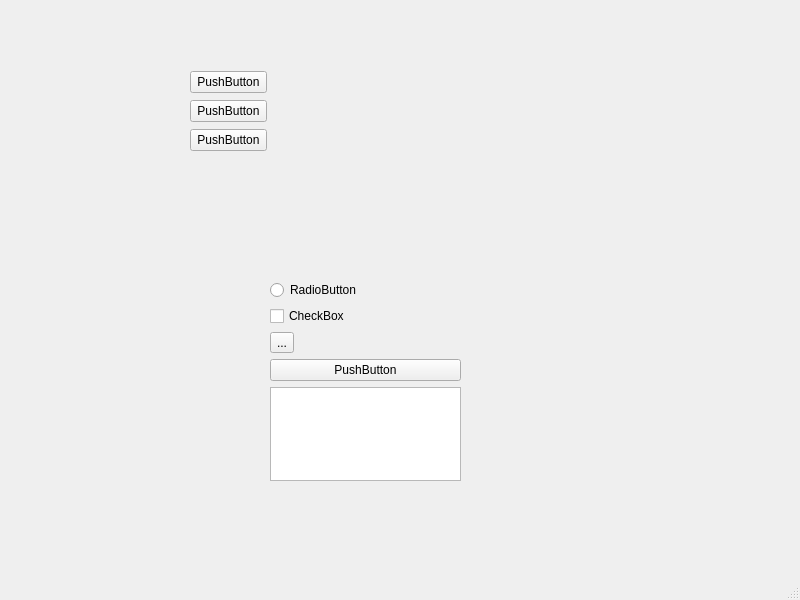
<?xml version="1.0" encoding="UTF-8"?>
<ui version="4.0">
 <class>MainWindow</class>
 <widget class="QMainWindow" name="MainWindow">
  <property name="geometry">
   <rect>
    <x>0</x>
    <y>0</y>
    <width>800</width>
    <height>600</height>
   </rect>
  </property>
  <property name="windowTitle">
   <string>MainWindow</string>
  </property>
  <widget class="QWidget" name="centralwidget">
   <widget class="QWidget" name="verticalLayoutWidget">
    <property name="geometry">
     <rect>
      <x>270</x>
      <y>280</y>
      <width>191</width>
      <height>201</height>
     </rect>
    </property>
    <layout class="QVBoxLayout" name="verticalLayout_2">
     <item>
      <widget class="QRadioButton" name="radioButton">
       <property name="text">
        <string>RadioButton</string>
       </property>
      </widget>
     </item>
     <item>
      <widget class="QCheckBox" name="checkBox">
       <property name="text">
        <string>CheckBox</string>
       </property>
      </widget>
     </item>
     <item>
      <widget class="QToolButton" name="toolButton">
       <property name="text">
        <string>...</string>
       </property>
      </widget>
     </item>
     <item>
      <widget class="QPushButton" name="pushButton_4">
       <property name="text">
        <string>PushButton</string>
       </property>
      </widget>
     </item>
     <item>
      <widget class="QTreeView" name="treeView"/>
     </item>
    </layout>
   </widget>
   <widget class="QWidget" name="">
    <property name="geometry">
     <rect>
      <x>190</x>
      <y>70</y>
      <width>77</width>
      <height>83</height>
     </rect>
    </property>
    <layout class="QVBoxLayout" name="verticalLayout">
     <item>
      <widget class="QPushButton" name="pushButton">
       <property name="text">
        <string>PushButton</string>
       </property>
      </widget>
     </item>
     <item>
      <widget class="QPushButton" name="pushButton_2">
       <property name="text">
        <string>PushButton</string>
       </property>
      </widget>
     </item>
     <item>
      <widget class="QPushButton" name="pushButton_3">
       <property name="text">
        <string>PushButton</string>
       </property>
      </widget>
     </item>
    </layout>
   </widget>
  </widget>
  <widget class="QMenuBar" name="menubar">
   <property name="geometry">
    <rect>
     <x>0</x>
     <y>0</y>
     <width>800</width>
     <height>23</height>
    </rect>
   </property>
  </widget>
  <widget class="QStatusBar" name="statusbar"/>
 </widget>
 <resources/>
 <connections/>
</ui>
